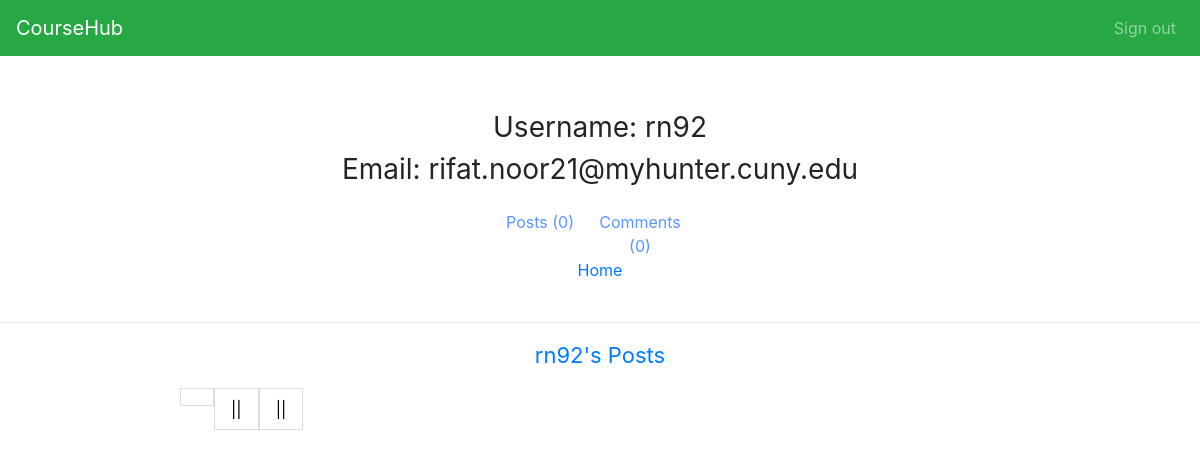
The page /usercenter/rn92/post (signed in) on the database as committed earlier.
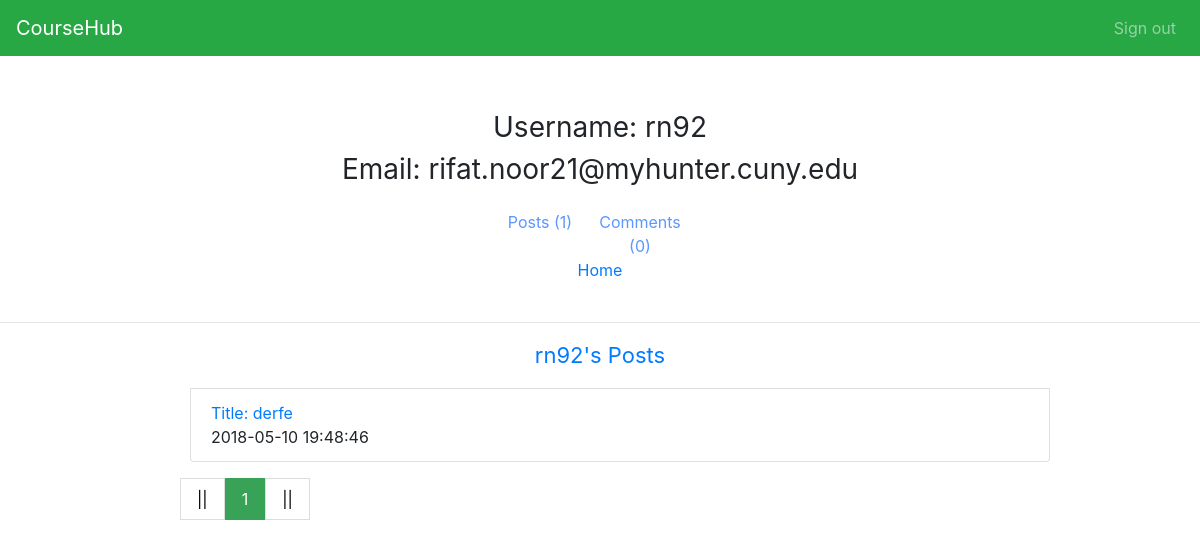
The same page on the database as committed later.
### coursehubapp.py (models this page shows)
class User(UserMixin, db.Model):
    __tablename__ = 'user'
    id = db.Column(db.Integer, primary_key=True)
    username = db.Column(db.String(15), unique=True, nullable=False)
    email = db.Column(db.String(50), unique=True, nullable=False)
    password = db.Column(db.String(80), nullable=False)
    post = db.relationship('Post', backref='user', lazy='dynamic')
    comment = db.relationship('Comment', backref='user', lazy='dynamic')
    courses = db.relationship('Course', secondary=students_courses, backref=db.backref('students'), lazy='dynamic')

class Post(db.Model):
    __tablename__ = 'post'
    __searchable__ = ['title']
    id = db.Column(db.Integer, primary_key=True)
    title = db.Column(db.String(100))
    description = db.Column(db.String())
    user_id = db.Column(db.Integer, db.ForeignKey('user.id'), nullable=False)
    course_id = db.Column(db.Integer, db.ForeignKey('course.id'), nullable=False)
    post_time = db.Column(db.DateTime, default=datetime.now)
    rating = db.Column(db.Integer)
    comment = db.relationship('Comment', backref='post', lazy='dynamic')

### coursehubapp.py (the view)
@app.route('/usercenter/<username>/<tag>')
@login_required
def usercenter(username, tag):
    user = User.query.filter(User.username == username).first()
    page = request.args.get(get_page_parameter(), type=int, default=1)
    pagination1 = user.post.paginate(page=page, per_page=10, error_out=False)
    pagination2 = user.comment.paginate(page=page, per_page=10, error_out=False)
    comments = pagination2.items
    posts = pagination1.items
    if tag == 'post':
        return render_template('usercenter1.html', user=user, pagination1=pagination1, posts=posts)
    else:
        return render_template('usercenter2.html', user=user, pagination2=pagination2, comments=comments)

### coursehubapp.py (called while the page is built)
@login_manager.user_loader
def load_user(user_id):
    return User.query.get(int(user_id))

### templates/usercenter1.html
{% extends 'usercenter.html' %}
{% block user %}
    <p style="font-size: 22px; text-align: center;">{{ user.username }}'s Posts</p>
    <div class="all-post"  style="margin:0 auto;width:900px;height:auto;">
              <ul class="note-list" >
                {% for post in posts %}
                    <li class="list-group-item">
                   <p >Title:  <a href="{{ url_for('detail',post_id=post.id) }}"> {{ post.title }}</a></p>
                        <span class="time">{{ post.post_time.strftime('%Y-%m-%d %H:%M:%S') }}</span>
                    </li>
                {% endfor %}
            </ul>
     </div>
      <div class="pagination-container">
    <ul class="pagination">
       {% if pagination1.has_prev %}
            <li><a href="{{url_for('usercenter',username=user.username,tag='post', page=pagination1.page-1)}}">«</a></li>
            {% else %}
            <li><a href="">||</a></li>
            {% endif %}
            {% for p in pagination1.iter_pages() %}
                {% if p %}
                    {% if p == pagination1.page %}
                <li ><a class="active" href="">{{p}}</a></li>
                {% else %}
                <li><a href="{{ url_for('usercenter',username=user.username,tag='post', page=p)}}">{{p}}</a></li>
                {% endif %}
                {% else %}
                <li><a href="">&hellip;</a></li>
                {% endif %}
            {% endfor %}
            {% if pagination1.has_next %}
                <li><a href="{{url_for('usercenter',username=user.username,tag='post',page=pagination1.page+1)}}">»</a></li>
            {% else %}
             <li><a href="">||</a></li>
            {% endif %}
    </ul>
      </div>
 {% endblock %}

### templates/usercenter.html (shortened to what this page needs)
<!DOCTYPE html>
<html lang="en">
<head>
 <link rel="stylesheet" href="https://maxcdn.bootstrapcdn.com/bootstrap/4.0.0/css/bootstrap.min.css">
 <link rel="stylesheet" type="text/css">
</head>
   <nav class="navbar navbar-expand-sm bg-success navbar-dark">
       <a class="navbar-brand" href="#">CourseHub</a>
           <ul class="navbar-nav ml-auto">
               <li class="nav-item">
                   <a class="nav-link" href="{{ url_for('logout') }}">Sign out</a>
               </li>
            </ul>
   </nav>
   <div class="user-info">
   <p >Username: {{ user.username }}
   <br>Email: {{ user.email }}
   </p>
   </div>
<div class="header">
    <ul class="selection">
        <li> <a href="{{ url_for('usercenter',username=user.username,tag='post') }}">
          Posts ({{ user.post.count() }})</a> </li>
        <li><a href=" {{ url_for('usercenter',username=user.username,tag='comment')}}">
           Comments ({{ user.comment.count() }})</a> </li>
	<br>
	<br>
</ul>
</div>
<center><a href="{{ url_for('userspage') }}">
	Home</center>
<br> <hr>
{% block user %}{% endblock %}
</body>
</html>

### templates/usercenter.html (style rules this page uses)
.user-info { margin-top: 50px; }
.user-info p { text-align: center; height: auto; font-size: 28px; }
.header { margin-top: 20px; }
.selection { width: 300px; height: auto; margin:0 auto; }
.selection li { display: block; float: left; width: 100px; text-align: center; }
.selection a { width: 100px; text-align: center; display: block; float: left; text-decoration: none; color: #5c96ff; }
.list-group-item p { margin: 0; }
.pagination { display: inline-block; padding: 0; margin: 0; }
.pagination li { display: inline; }
.pagination li a { color: black; float: left; padding: 8px 16px; text-decoration: none; transition: background-color .3s; border: 1px solid #ddd; }
ul.pagination li a.active { background-color: #38a356; color: white; border: 1px solid #38a356; }
.pagination-container { width: 70%; margin: 0 auto; }

Rows that differ between the two databases and show on the page:
added Post: title "derfe", post_time "2018-05-10 19:48:46"
Other text that changed with them:
{{ user.post.count() }}: "0" → "1"
new list line: "1"
